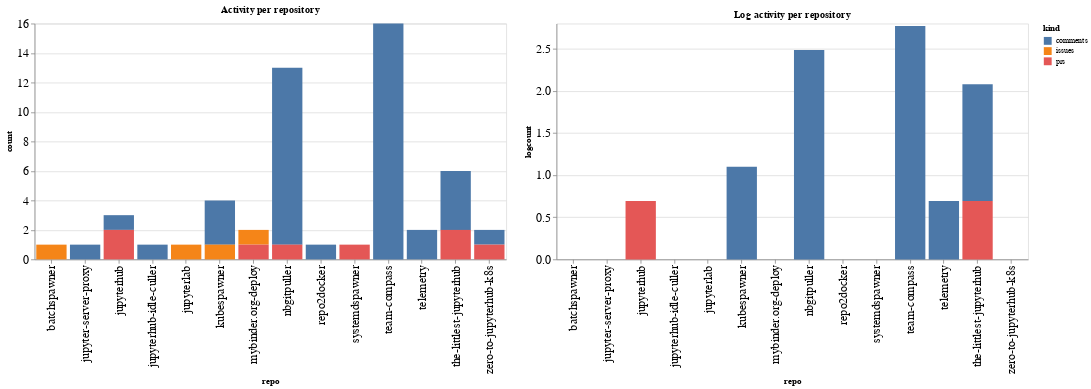

Here is the notebook cell this chart was saved with:
### Code cell
ch1 = alt.Chart(repo_summaries, width=600, title="Activity per repository").mark_bar().encode(
    x='repo',
    y='count',
    color='kind',
    tooltip="kind"
)

ch2 = alt.Chart(repo_summaries, width=600, title="Log activity per repository").mark_bar().encode(
    x='repo',
    y='logcount',
    color='kind',
    tooltip="kind"
)

ch1 | ch2

### Figure 1 — Vega-Lite specification as saved in the notebook (floating-point values rounded to 4 significant figures)
{"config": {"axisLeft": {"labelFontSize": 15}, "axisBottom": {"labelFontSize": 15}}, "hconcat": [{"mark": "bar", "encoding": {"color": {"type": "nominal", "field": "kind"}, "tooltip": {"type": "nominal", "field": "kind"}, "x": {"type": "nominal", "field": "repo"}, "y": {"type": "quantitative", "field": "count"}}, "title": "Activity per repository", "width": 600}, {"mark": "bar", "encoding": {"color": {"type": "nominal", "field": "kind"}, "tooltip": {"type": "nominal", "field": "kind"}, "x": {"type": "nominal", "field": "repo"}, "y": {"type": "quantitative", "field": "logcount"}}, "title": "Log activity per repository", "width": 600}], "data": {"name": "data-77f986892d3cf02b011dc7798edc9462"}, "$schema": "https://vega.github.io/schema/vega-lite/v4.8.1.json", "datasets": {"data-77f986892d3cf02b011dc7798edc9462": [{"repo": "batchspawner", "kind": "issues", "count": 1, "logcount": 0.0}, {"repo": "jupyter-server-proxy", "kind": "comments", "count": 1, "logcount": 0.0}, {"repo": "jupyterhub", "kind": "comments", "count": 1, "logcount": 0.0}, {"repo": "jupyterhub", "kind": "prs", "count": 2, "logcount": 0.6931}, {"repo": "jupyterhub-idle-culler", "kind": "comments", "count": 1, "logcount": 0.0}, {"repo": "jupyterlab", "kind": "issues", "count": 1, "logcount": 0.0}, {"repo": "kubespawner", "kind": "comments", "count": 3, "logcount": 1.099}, {"repo": "kubespawner", "kind": "issues", "count": 1, "logcount": 0.0}, {"repo": "mybinder.org-deploy", "kind": "issues", "count": 1, "logcount": 0.0}, {"repo": "mybinder.org-deploy", "kind": "prs", "count": 1, "logcount": 0.0}, {"repo": "nbgitpuller", "kind": "comments", "count": 12, "logcount": 2.485}, {"repo": "nbgitpuller", "kind": "prs", "count": 1, "logcount": 0.0}, {"repo": "repo2docker", "kind": "comments", "count": 1, "logcount": 0.0}, {"repo": "systemdspawner", "kind": "prs", "count": 1, "logcount": 0.0}, {"repo": "team-compass", "kind": "comments", "count": 16, "logcount": 2.773}, {"repo": "telemetry", "kind": "comments", "count": 2, "logcount": 0.6931}, {"repo": "the-littlest-jupyterhub", "kind": "comments", "count": 4, "logcount": 1.386}, {"repo": "the-littlest-jupyterhub", "kind": "prs", "count": 2, "logcount": 0.6931}, {"repo": "zero-to-jupyterhub-k8s", "kind": "comments", "count": 1, "logcount": 0.0}, {"repo": "zero-to-jupyterhub-k8s", "kind": "prs", "count": 1, "logcount": 0.0}]}}
